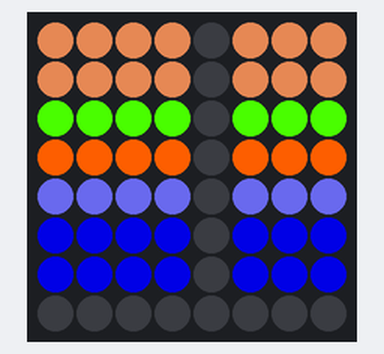
A program run on a simulated Raspberry Pi (BCM pin numbers) with a Sense HAT. Parts: the Sense HAT's 8×8 RGB LED matrix. At 10.0 s the program stops and its outputs stay as they are.

Above: at 0.1 s.

The program:

5_pixels_roygbiv.py
```python
from sense_hat import SenseHat
from time import sleep
from random import randint

sense = SenseHat()


a=[178,107,66]
b=[73,255,33]
c=[255,93,0]
d=[94,89,204]
e=[8,0,178]
f=[0,0,0]   # e stands for empty/black

image= [
a,a,a,a,f,a,a,a,
a,a,a,a,f,a,a,a,
b,b,b,b,f,b,b,b,
c,c,c,c,f,c,c,c,
d,d,d,d,f,d,d,d,
e,e,e,e,f,e,e,e,
e,e,e,e,f,e,e,e,
f,f,f,f,f,f,f,f
]

sense.set_pixels(image)

sleep(5)

sense.set_rotation(180)

sleep(5)

sense.clear()
```
